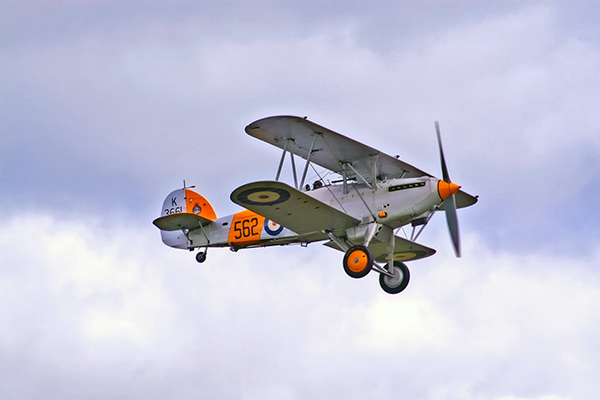
#> input picture opencv_day 2/fig/airplane.bmp, 600 x 400 px
$ jupyter execute --allow-errors Ch_2_OpenCV_basic.ipynb   (older library calls are emulated)   (text cells are left out)
#> lines starting #> are read from the running program, lines starting #| are printed output that depends on the picture; after the words box and inside, x2 and y2 are one past the last pixel; in counts of white or black regions, pixels touching at a corner belong together
[cell 1]
import sys
import cv2
import numpy as np

[cell 2]
# cv2.imread(filename[, flags]) -> retval

# retval
    # numpy.nbarray: retval.ndim/shape/size/dtype
    # dtype: uint8
    # shape: gray영상의 경우 (h,w) 또는 color (h,w, 3)
    # gray영상 : cv2.CV_8UC1 -> numpy.uint8
    # color영상 : cv2.CV_8UC3 -> numpy.uint8

#> (a cell that did not finish here is left out)

#> (a cell that did not finish here is left out)

[cell 5]
x = 230
y = 320

#> (the rest of this cell did not finish here and is left out)

[cell 6]
import numpy as np
import cv2

# 새 영상 생성하기

img1 = np.random.randint(0, 255, (240, 320), dtype = np.uint8) # gray random scale
img2 = np.zeros((240, 320, 3), dtype=np.uint8)    # color image
img3 = np.ones((240, 320), dtype=np.uint8) * 255  # dark gray
img4 = np.full((240, 320, 3), (0, 255, 255), dtype=np.uint8)  # yellow


cv2.imshow('img1', img1)
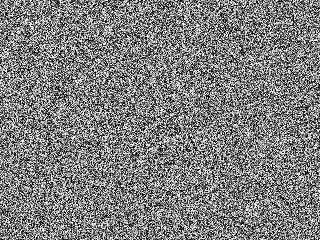
#> window 'img1': shape (240, 320); min 0, max 254, mean 126.7
cv2.imshow('img2', img2)
cv2.imshow('img3', img3)
cv2.imshow('img4', img4)
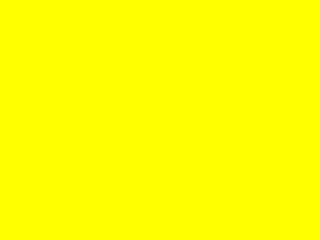
#> window 'img4': shape (240, 320, 3); mean B, G, R 0, 255, 255


cv2.waitKey()
cv2.destroyAllWindows()

[cell 7]
# 영상 복사
img1 = cv2.imread('fig/puppy.bmp', cv2.IMREAD_COLOR)
# img1 = cv2.imread('HappyFish.jpg')

#> (the rest of this cell did not finish here and is left out)

[cell 8]
img1 = cv2.imread('fig/puppy.bmp')

#> (the rest of this cell did not finish here and is left out)

[cell 9]
# 마스크 영상을 이용한 영상 합성
# cv2.copyTo(src, mask, dst = None) -> dst

src = cv2.imread('fig/airplane.bmp', cv2.IMREAD_COLOR)
#> src is the input picture: shape (400, 600, 3); mean B, G, R 217.1, 197.6, 196.8
mask = cv2.imread('fig/mask_plane.bmp', cv2.IMREAD_GRAYSCALE)
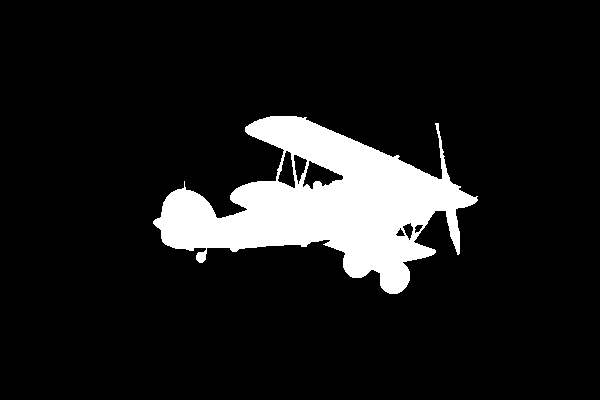
#> input picture opencv_day 2/fig/mask_plane.bmp, 600 x 400 px
#> mask: shape (400, 600); 10.8% white; 1 white region, box (x1, y1, x2, y2) and area: (153, 116, 478, 294) 25896
dst = cv2.imread('fig/field.bmp', cv2.IMREAD_COLOR)
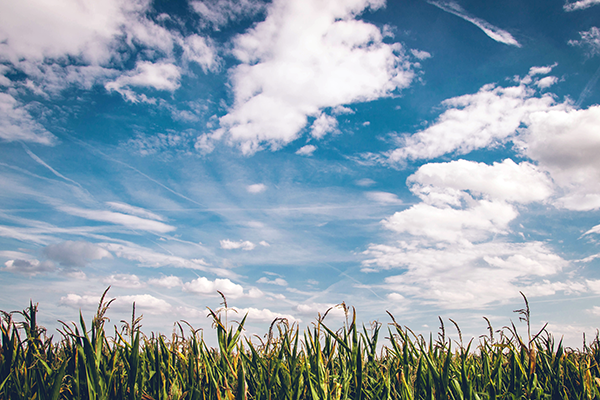
#> input picture opencv_day 2/fig/field.bmp, 600 x 400 px
#> dst is the input picture: shape (400, 600, 3); mean B, G, R 173.2, 160.3, 141.8

if src is None or mask is None or dst is None:
    print('Image read failed!')
    sys.exit()


# 영상의 포맷과 형식이 같아야 함
cv2.copyTo(src, mask, dst)
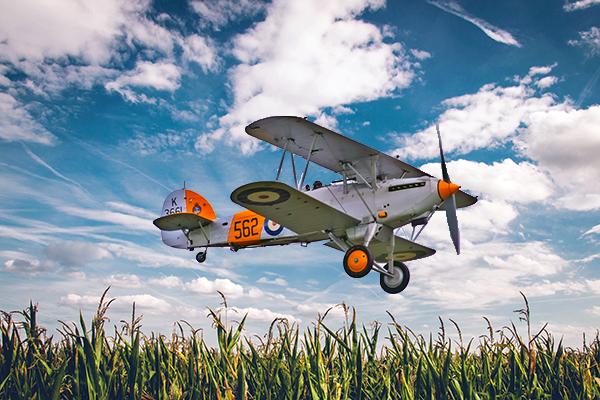
#> dst: shape (400, 600, 3); 10.79% of pixels changed, all inside (x1, y1, x2, y2) = (153, 116, 478, 294)
# dst = cv2.copyTo(src, mask)

# Using numpy
# dst[mask > 0] = src[mask > 0]

cv2.imshow('src', src)
cv2.imshow('dst', dst)
cv2.imshow('mask', mask)

cv2.waitKey()
cv2.destroyAllWindows()

[cell 10]
img1 = cv2.imread('fig/cow.png')
img2 = cv2.imread('fig/green.png')
#> (the rest of this cell did not finish here and is left out)

[cell 11]
src = cv2.imread('fig/puppy.bmp', cv2.IMREAD_COLOR)
sunglass = cv2.imread('fig/imgbin_sunglasses_1.png', cv2.IMREAD_UNCHANGED)

#> (the rest of this cell did not finish here and is left out)

[cell 12]
# cv2.line(img, pt1, pt2, color, thickness = None, lineType = None, shift = None) -> img
# flags
    # img:그림을 그릴 영상
    # pt1, pt2: 직선의 시작점, 끝점
    # color: 직선의 칼라 (B,G,R)의 튜플
    # thinkness: 선두께, 기본은= 1
    # lineType: cv2.LINE_4, cv2.LINE_8, cv2.LINE_AA

# cv2.rectangle(img, pt1, pt2, color, thickness = None, lineType = None) -> img
   # pt1 :좌측 상단,  pt2: 우측하단
# cv2.rectangle(img, rect, color, thickness = None, lineType = None) -> img
    # rect: 사각형의 위치 정보 (x, y, w, h)


# cv2.circle(img, center, radius, color, thickness = None, lineType = None) -> img
    # center: 원의 중심좌표 (x, y)
    # radius : 원의 반지름

# cv2.ellips(img, center, axes, angle, startAngle, endAngle, color[, thickness[, lineType[, shift]]]) -> img
    # center: 원의 중심좌표 (x, y)
    # axis: 축의 반지름(x, y)
    # angle: 타원의 기울기 (예, 10, 오른쪽으로 10도 기울어짐)
    # startAngle: 타원을 그리는 시작 각도 (3시 방향이 0도)
    # endAngle: 타원을 그리는 종료 각도

# cv2.polylines(img, pts, isClosed, color, thickness = None, lineType = None) -> img
    # center: 다각형 점들의 array
    # isClosed : True for 폐곡선

[cell 13]
import numpy as np
import cv2

img = np.full((600, 1200, 3), 255, np.uint8)

# x, y 좌표순서
cv2.line(img, (50, 50), (300, 50), (0, 0, 255), 5)
cv2.line(img, (300, 50), (150, 300), (0, 0, 255), 5)
cv2.line(img, (400, 50), (400, 300), (0, 0, 255), 5)
cv2.arrowedLine(img, (50, 50), (300, 50), (0, 0, 255), 5)


cv2.rectangle(img, (50, 410, 350, 100), (0, 255, 0), 2)
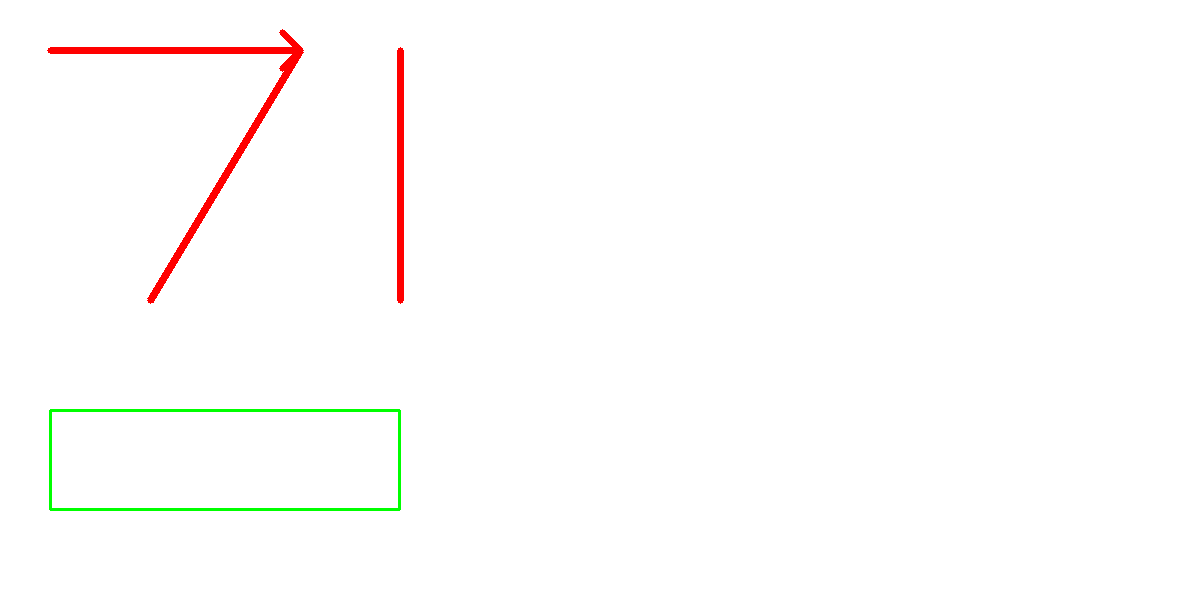
#> img: shape (600, 1200, 3); mean of channels 0, 1, 2 252, 252.9, 254; drawn as B, G, R
# cv2.rectangle(img, (70, 220), (180, 280), (0, 128, 0), -1)

cv2.circle(img, (600, 200), 100, (255, 255, 0), 3, cv2.LINE_AA)
# cv2.circle(img, (300, 100), 60, (255, 0, 0), -1, cv2.LINE_8)

cv2.ellipse(img, (500, 100), (100, 50), 10, 0, 360, (255, 0, 0), 2)

pts = np.array([[250, 200], [300, 200], [350, 300], [250, 300]])
cv2.polylines(img, [pts], True, (255, 0, 255), 2, cv2.LINE_AA)

text = 'OpenCV version ' + cv2.__version__
cv2.putText(img, text, (800, 100), cv2.FONT_HERSHEY_SIMPLEX, 0.8,
            (0, 0, 255), 1, cv2.LINE_AA)
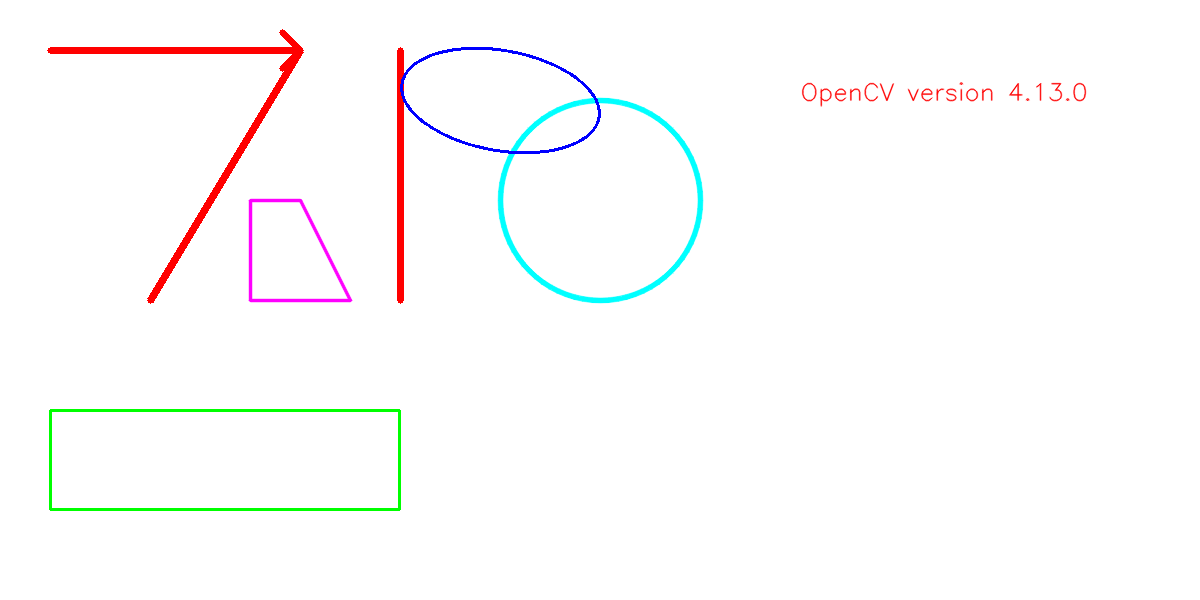
#> img: shape (600, 1200, 3); mean of channels 0, 1, 2 251.7, 251.7, 252.4; drawn as B, G, R

cv2.imshow("img", img)
cv2.waitKey()
cv2.destroyAllWindows()

[cell 14]
# cv2.VideoCapture(index/filename, apiPreference=None) -> retval
# index: camera_id or filename
# apiPreference=None

# cv2.VideoCapture.open(index/filename, apiPreference=None) -> retval
# retval: True or False

# cv2.VideoCapture.read(image=None) -> retval, image
# retval : True or False
# image: Frame

# cv2.VideoCapture.get() -> retval

# cv2.Canny(image, threshold1, threshold2)
# image:입력영상
# threshold1 = low value, threshold2 =  high value

[cell 15]
# 카메라 열기
cap = cv2.VideoCapture(0)

if not cap.isOpened(): #True or False
    print("Videocap open failed!")
    cap.release()
    sys.exit()

# [12 lines of commented-out code are left out]
while True:

    ret, frame = cap.read()
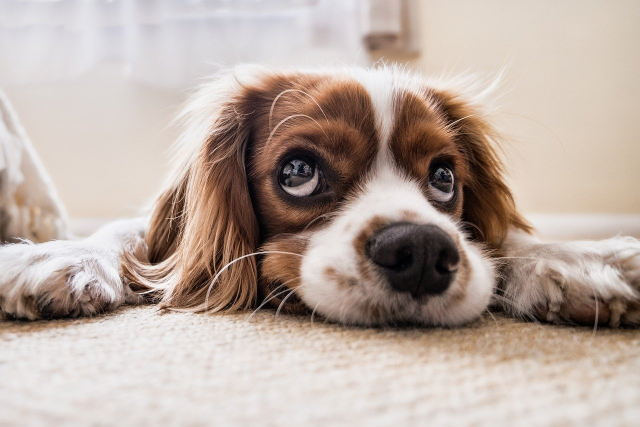
#> input picture opencv_day 2/fig/puppy_1280_853.jpg, 1280 x 853 px, given in place of the camera (shown at 1/2 size)
#> frame is the input picture: shape (853, 1280, 3); mean B, G, R 162, 170.6, 186.1

    if not ret:
        print('Video read failed')
        break


#     edge = cv2.Canny(frame, 50, 150)
#     inversed = ~edge  # 반전

    cv2.imshow('frame', frame)
#     cv2.imshow('frame1', edge)
#     cv2.imshow('inversed', inversed)

    if cv2.waitKey(10) == 27:
#> (key e is pressed here)
        break

cap.release()
cv2.destroyAllWindows()

[cell 16]
# cv2.VideoWriter(filename, fourcc, fps, framesize, isColor=None) -> retval
# filename: 저장할 이름
# fourcc: cv2.VideoWriter_fourcc(*'DIVX') 를 사용
# fps: 초당 프레임 수 e.g. 30
# frameSize: 프레임 크기 e.g., [640, 480])
# isColor: Color 영상
#

[cell 17]
# import sys
# import cv2

cap = cv2.VideoCapture(0)

if not cap.isOpened():
    print("Camera open failed!")
    sys.exit()

# cap.get(cv2.CAP_PROP_FRAME_WIDTH) -> float type 반환
w = round(cap.get(cv2.CAP_PROP_FRAME_WIDTH))
h = round(cap.get(cv2.CAP_PROP_FRAME_HEIGHT))
fps = cap.get(cv2.CAP_PROP_FPS) #

# fourcc = cv2.VideoWriter_fourcc(*'MJPG')
fourcc = cv2.VideoWriter_fourcc(*'DIVX') # *'DIVX' == 'D', 'I', 'V', 'X'


out = cv2.VideoWriter('output.avi', fourcc, fps, (w, h))

if not out.isOpened():
    print('File open failed!')
    cap.release()
    sys.exit()

#> (the rest of this cell did not finish here and is left out)

[cell 18]
# import sys
# import numpy as np
# import cv2

img = cv2.imread('cat.bmp', cv2.IMREAD_GRAYSCALE)

#> (the rest of this cell did not finish here and is left out)

[cell 19]
# cv2.setMouseCallback(windowName, onMouse, param = None) -> None
    # windowName: 마우스이벤트를 수행할 창 이름
    # onMouse: 마우스 이벤트 콜벡함수
    # param: 콜백함수에 전달할 데이터

# onMouse(event, x, y, flags, param) -> None
# event: 마우스 이벤트 종류 e.g., cv2.EVENT_LBUTTONDOWN
# x, y : 창을 기준으로 이벤트 발생좌표
# flags: 이벤트시 발생 상태 e.g., "ctrl"
# param: cv2.setMouseCallback()함수에서 설정한 데이터

# 마우스 event와 flags reference
# docs/opencv.org/master -> MouseEventTypes cv, MouseEventFlags cv

[cell 20]
import sys
import numpy as np
import cv2


# oldx = oldy = -1

def call_mouse(event, x, y, flags, param):
    global oldx, oldy

    if event == cv2.EVENT_LBUTTONDOWN:
        oldx, oldy = x, y
        print('EVENT_LBUTTONDOWN: %d, %d' % (x, y))

    elif event == cv2.EVENT_LBUTTONUP:
        print('EVENT_LBUTTONUP: %d, %d' % (x, y))

    elif event == cv2.EVENT_MOUSEMOVE:
        if flags & cv2.EVENT_FLAG_LBUTTON:
            cv2.line(img, (oldx, oldy), (x, y), (0, 0, 255), 4, cv2.LINE_AA)
            cv2.imshow('image', img)
            oldx, oldy = x, y


img = np.ones((480, 640, 3), dtype=np.uint8) * 255

cv2.namedWindow('image')
cv2.setMouseCallback('image', call_mouse, img) #항상 창을 띄우고 호출

cv2.imshow('image', img)
cv2.waitKey()

cv2.destroyAllWindows()
